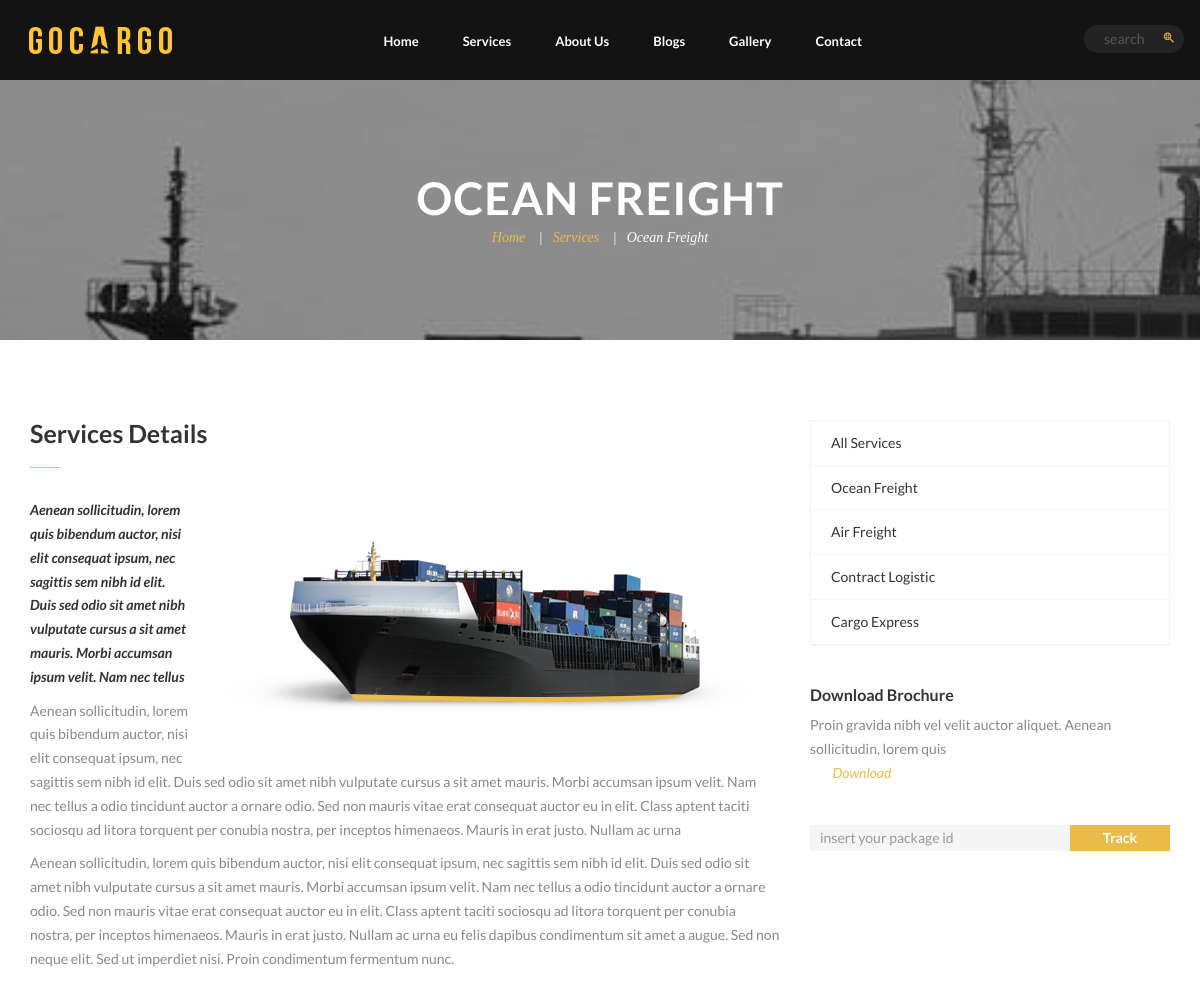
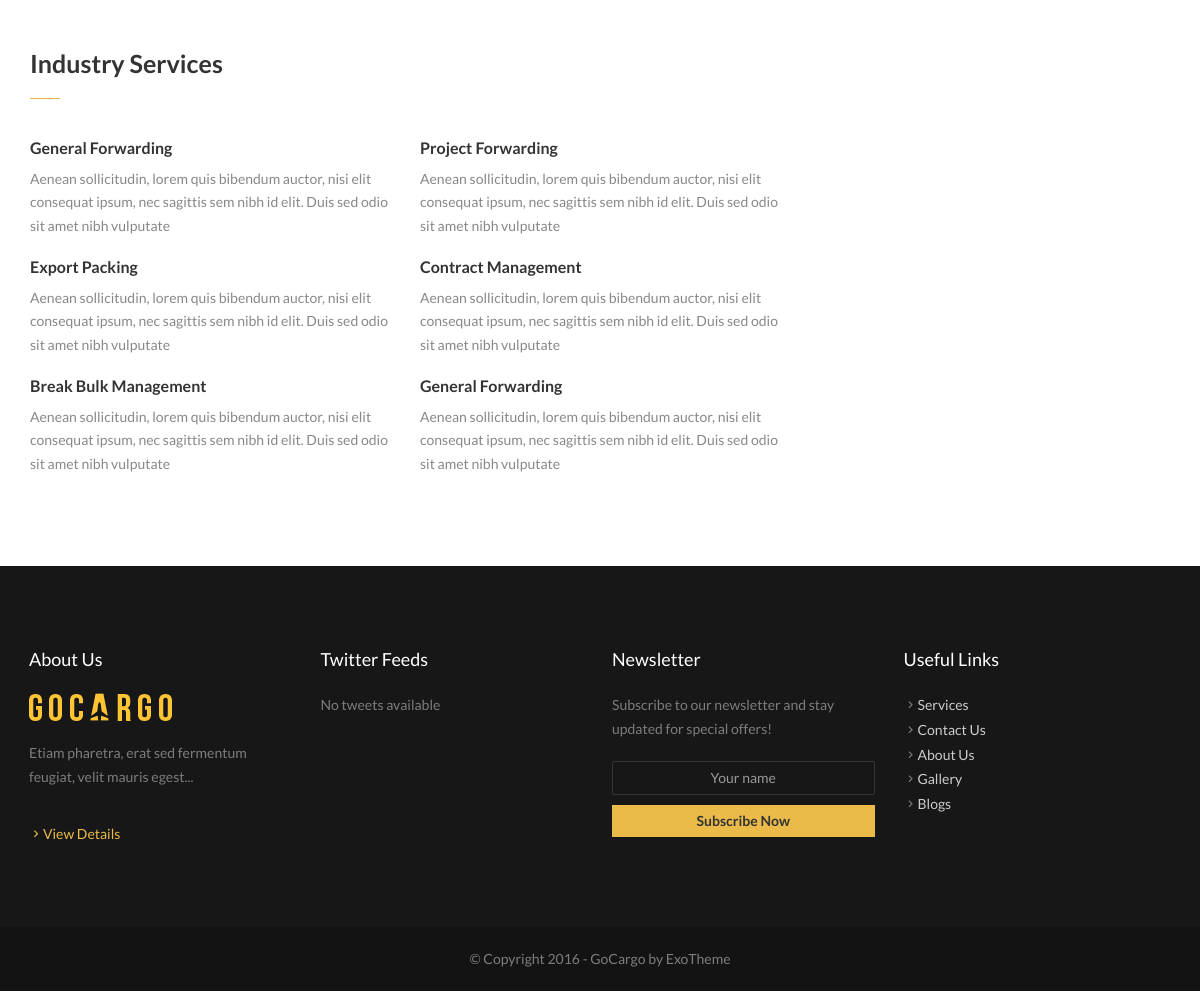
The page /en/services/1 on the database its author committed (2 pictures, top to bottom).
### app/models.py (models this page shows, shortened)
class Service(models.Model):
    title_en = models.CharField(max_length=255)
    title_uz = models.CharField(max_length=255, blank=True, null=True)
    title_ru = models.CharField(max_length=255, blank=True, null=True)
    title_tk = models.CharField(max_length=255, blank=True, null=True)
    description_en = RichTextUploadingField(blank=True, null=True)
    description_uz = RichTextUploadingField(blank=True, null=True)
    description_ru = RichTextUploadingField(blank=True, null=True)
    description_tk = RichTextUploadingField(blank=True, null=True)
    image = models.ImageField(upload_to=set_blog)
    status = models.BooleanField(default=True)
    created_at = models.DateTimeField(auto_now_add=True)
    updated_at = models.DateTimeField(auto_now=True)

class Blog(models.Model):
    BLOG_TYPE = (
        ('blog', 'BLOG'),
        ('about', 'ABOUT'),
        ('client', 'CLIENT'),
        ('people', 'PEOPLE'),
        ('company', 'COMPANY'),
        ('career', 'CAREER'),
        ('faq', 'FAQ')
    )
    title_en = models.CharField(max_length=255)
    title_uz = models.CharField(max_length=255, blank=True, null=True)
    title_ru = models.CharField(max_length=255, blank=True, null=True)
    title_tk = models.CharField(max_length=255, blank=True, null=True)
    description_en = RichTextUploadingField(blank=True, null=True)
    description_uz = RichTextUploadingField(blank=True, null=True)
    description_ru = RichTextUploadingField(blank=True, null=True)
    description_tk = RichTextUploadingField(blank=True, null=True)
    is_home = models.BooleanField(default=False)
    status = models.BooleanField(default=True)
    image = models.ImageField(blank=True, null=True)
    type = models.CharField(choices=BLOG_TYPE, default='blog', max_length=64)
    created_at = models.DateTimeField(auto_now_add=True)
    updated_at = models.DateTimeField(auto_now=True)

### app/views.py (the view, shortened to what this page needs)
# urls.py: path('services/<int:id>', ServicesDetail.as_view(), name='services-detail'),
class ServicesDetail(DetailView, ListView):
    model = Service
    template_name = 'service-detail.html'
    paginate_by = 5
    pk_url_kwarg = 'id'
    def get_context_data(self, *args, **kwargs):
        self.object_list = super().get_queryset()
        context = super(ServicesDetail, self).get_context_data(**kwargs)
        service = Service.objects.filter(id=self.kwargs.get('id')).first()
        context["colors"] = None
        context['services'] = Service.objects.all()
        context['about'] = Blog.objects.filter(type='about').first()
        return context
    def get_object(self, *args, **kwargs):
        try:
            item = Service.objects.get(id=self.kwargs.get('id'))
        except ObjectDoesNotExist:
            messages.info(self.request, "Product id is not found")
            return redirect('/')
        return item

### app/templates/service-detail.html (shortened to what this page needs)
<!DOCTYPE html>
{% extends 'base.html' %}
{% load static i18n %}
{% block body %}
    <section id="subheader" class="page-service-1 no-bottom" data-stellar-background-ratio="0.5">
        <div class="inner">
            <div class="container">
                <div class="row">
                    <div class="col-md-12">
                        <h1>
                            {% if LANGUAGE_CODE == 'uz' %}
                                {{ object.title_uz }}
                            {% elif LANGUAGE_CODE == 'ru' %}
                                {{ object.title_ru }}
                            {% elif LANGUAGE_CODE == 'tk' %}
                                {{ object.title_tk }}
                            {% else %}
                                {{ object.title_en }}
                            {% endif %}
                        </h1>
                        <div class="crumb">
                            <ul>
                                <li><a href="{% url 'home' %}">{% trans 'Home' %}</a></li>
                                <li><a href="{% url 'services' %}">{% trans 'Services' %}</a></li>
                                <li>{% trans 'Ocean Freight' %}</li>
                            </ul>
                        </div>
                    </div>
                </div>
            </div>
        </div>
    </section>
    <div id="content">
        <div class="container">
            <div class="row">
                <div class="col-md-8">
                    <h2>{% trans 'Services Details' %}</h2>
                    <div class="divider-deco"><span></span></div>
                    <img src="{{ object.image.url }}" class="pull-right" alt="">
                    {% if LANGUAGE_CODE == 'uz' %}
                        {{ object.description_uz | safe }}
                    {% elif LANGUAGE_CODE == 'ru' %}
                        {{ object.description_ru | safe }}
                    {% elif LANGUAGE_CODE == 'tk' %}
                        {{ object.description_tk | safe }}
                    {% else %}
                        {{ object.description_en |safe }}
                    {% endif %}
                    <div class="divider-single"></div>
                    <div class="divider-single"></div>
                    <h2>{% trans 'Industry Services' %}</h2>
                    <div class="divider-deco"><span></span></div>
                    <div class="row">
                        <div class="col-md-6">
                            <h4>General Forwarding</h4>
                            <p>Aenean sollicitudin, lorem quis bibendum auctor, nisi elit consequat ipsum, nec sagittis
                                sem nibh id elit. Duis sed odio sit amet nibh vulputate </p>
                        </div>
                        <div class="col-md-6">
                            <h4>Project Forwarding</h4>
                            <p>Aenean sollicitudin, lorem quis bibendum auctor, nisi elit consequat ipsum, nec sagittis
                                sem nibh id elit. Duis sed odio sit amet nibh vulputate </p>
                        </div>
                        <div class="col-md-6">
                            <h4>Export Packing</h4>
                            <p>Aenean sollicitudin, lorem quis bibendum auctor, nisi elit consequat ipsum, nec sagittis
                                sem nibh id elit. Duis sed odio sit amet nibh vulputate </p>
                        </div>
                        <div class="col-md-6">
                            <h4>Contract Management</h4>
                            <p>Aenean sollicitudin, lorem quis bibendum auctor, nisi elit consequat ipsum, nec sagittis
                                sem nibh id elit. Duis sed odio sit amet nibh vulputate </p>
                        </div>
                        <div class="col-md-6">
                            <h4>Break Bulk Management</h4>
                            <p>Aenean sollicitudin, lorem quis bibendum auctor, nisi elit consequat ipsum, nec sagittis
                                sem nibh id elit. Duis sed odio sit amet nibh vulputate </p>
                        </div>
                        <div class="col-md-6">
                            <h4>General Forwarding</h4>
                            <p>Aenean sollicitudin, lorem quis bibendum auctor, nisi elit consequat ipsum, nec sagittis
                                sem nibh id elit. Duis sed odio sit amet nibh vulputate </p>
                        </div>
                    </div>
                </div>
                <div class="col-md-4">
                    <div class="widget">
                        <ul class="side-nav">
                            <li><a href="{% url 'services' %}">{% trans 'All Services' %}</a></li>
                            {% for service in services%}
                            <li class=""><a href="{% url 'services-detail' service.id %}">
                                {% if LANGUAGE_CODE == 'uz' %}
                                    {{ service.title_uz }}
                                {% elif LANGUAGE_CODE == 'ru' %}
                                    {{ service.title_ru }}
                                {% elif LANGUAGE_CODE == 'tk' %}
                                    {{ service.title_tk }}
                                {% else %}
                                    {{ service.title_en }}
                                {% endif %}</a></li>
                            {% endfor %}
                        </ul>
                    </div>
                    <div class="widget">
                        <h4>Download Brochure</h4>
                        Proin gravida nibh vel velit auctor aliquet. Aenean sollicitudin, lorem quis
                        <br>
                        <a href="#" class="btn-arrow"><span class="url">Download</span></a>
                    </div>
                    <div class="widget">
                        <div class="simple-form">
                            <div class="l-col">
                                <input name="track-id" id="track-id" type="text" class="form-control"
                                       placeholder="insert your package id">
                            </div>
                            <div class="r-col">
                                <input name="track-submit" id="track-submit" class="form btn btn-custom" type="submit"
                                       value="Track">
                            </div>
                        </div>
                    </div>
                </div>
            </div>
        </div>
    </div>
{% endblock %}

### app/templates/base.html (shortened to what this page needs)
<!DOCTYPE html>
{% load static %}
{% load i18n tags %}
{% get_current_language as LANGUAGE_CODE %}
<html lang="en">
<head>
    <link href="{% static 'css/main.css' %}" rel="stylesheet" type="text/css">
    <link rel="stylesheet" href="{% static 'master/css/materialdesignicons.css'%}">
</head>
<body>
<div id="wrapper">
    <header>
        <div class="container">
            <div class="row">
                <div class="col-md-3">
                    <div id="logo">
                        <div class="inner">
                            <a href="{% url 'home' %}">
                                <img src="../../media/gallery/logo.png" alt="" class="logo-1">
                            </a>
                        </div>
                    </div>
                </div>
                <div class="col-md-9">
                    <nav id="mainmenu-container">
                        <ul id="mainmenu">
                            <li><a href="{% url 'home' %}">Home</a></li>
                            <li><a href="{% url 'services' %}">Services</a></li>
                            <li><a href="{% url 'about' %}">About Us</a></li>
                            <li><a href="{% url 'blogs' %}">Blogs</a></li>
                            <li><a href="{% url 'gallery' %}">Gallery</a></li>
                            <li><a href="{% url 'contact' %}">Contact</a></li>
                        </ul>
                    </nav>
                    <div class="search text-right">
                        <input type="text" name="search" id="search" placeholder="search">
                        <button type="submit" class="btn-search-icon">
                            <i class="mdi mdi-search-web"></i>
                        </button>
                    </div>
                </div>
            </div>
        </div>
    </header>
    {% block body %}
    {% endblock %}
    <footer class="sticky">
        <div class="container">
            <div class="row">
                <div class="col-md-3">
                    <div class="widget widget_tags">
                        <h3>About Us</h3>
                        <img src="img/logo.png" alt="" class="marginbottom20">
                        {% if LANGUAGE_CODE == 'uz' %}
                            {{ about.description_uz |safe |slice:":250"}}
                        {% elif LANGUAGE_CODE == 'ru' %}
                        {{ about.description_ru |safe |slice:":250"}}
                        {% elif LANGUAGE_CODE == 'tk' %}
                            {{ about.description_ru |safe |slice:":250"}}
                        {% else %}
                            {{ about.description_en |safe |slice:":250"}}
                        {% endif %}
                        <br>
                    <a href="{% url 'about' %}" class="btn-arrow id-color hover-light"><span class=""><i class="mdi mdi-chevron-right"></i>View Details</span></a>
                    </div>
                </div>
                <div class="col-md-3">
                    <div class="widget">
                        <h3>Twitter Feeds</h3>
                        <div id="tweecool" class="twitter-widget"></div>
                    </div>
                </div>
                <div class="col-md-3">
                    <div class="widget">
                        <h3>Newsletter</h3>
                        Subscribe to our newsletter and stay updated for special offers!
                        <div class="divider"></div>
                        <input type="text" class="form-control form-border text-center marginbottom10" name="email"
                               id="email" placeholder="Your name"/>
                        <input type="submit" id="send" value="Subscribe Now"
                               class="btn btn-custom padding10 width100p"/>
                    </div>
                </div>
                <div class="col-md-3">
                    <div class="widget">
                        <h3>Useful Links</h3>
                        <ul class="">
                            <li><i class="mdi mdi-chevron-right"></i><a href="{%url 'services' %}">Services</a></li>
                            <li><i class="mdi mdi-chevron-right"></i><a href="{%url 'contact' %}">Contact Us</a></li>
                            <li><i class="mdi mdi-chevron-right"></i><a href="{%url 'about' %}">About Us</a></li>
                            <li><i class="mdi mdi-chevron-right"></i><a href="{%url 'gallery' %}">Gallery</a></li>
                            <li><i class="mdi mdi-chevron-right"></i><a href="{%url 'blogs' %}">Blogs</a></li>
                        </ul>
                    </div>
                </div>
            </div>
        </div>
        <div class="subfooter">
            &copy; Copyright 2016 - GoCargo by ExoTheme
        </div>
    </footer>
</div>
</body>
</html>

### rows shown on the page
Service: title_en "OCEAN FREIGHT", image (picture), description_en "Aenean sollicitudin, lorem quis bibendum auctor, nisi elit consequat ipsum, nec sagittis sem nibh id elit. Duis sed odio sit amet nibh vulputate cursus a sit amet mauris. Morbi accumsan ipsum velit. Nam nec tellus Aenean sollicitudin, lorem quis bibendum auctor, nisi elit consequat ipsum, nec sagittis sem nibh id elit. Duis sed odio sit amet nibh vulputate cursus a sit amet mauris. Morbi accumsan ipsum velit. Nam nec tellus a odio tincidunt auctor a ornare odio. Sed non mauris vitae erat consequat auctor eu in elit. Class aptent taciti sociosqu ad litora torquent per conubia nostra, per inceptos himenaeos. Mauris in erat justo. Nullam ac urna Aenean sollicitudin, lorem quis bibendum auctor,…", title_en "Ocean Freight"
Service: title_en "Air Freight"
Service: title_en "Contract Logistic"
Service: title_en "Cargo Express"
Blog: description_en "Etiam pharetra, erat sed fermentum feugiat, velit mauris egest..."
